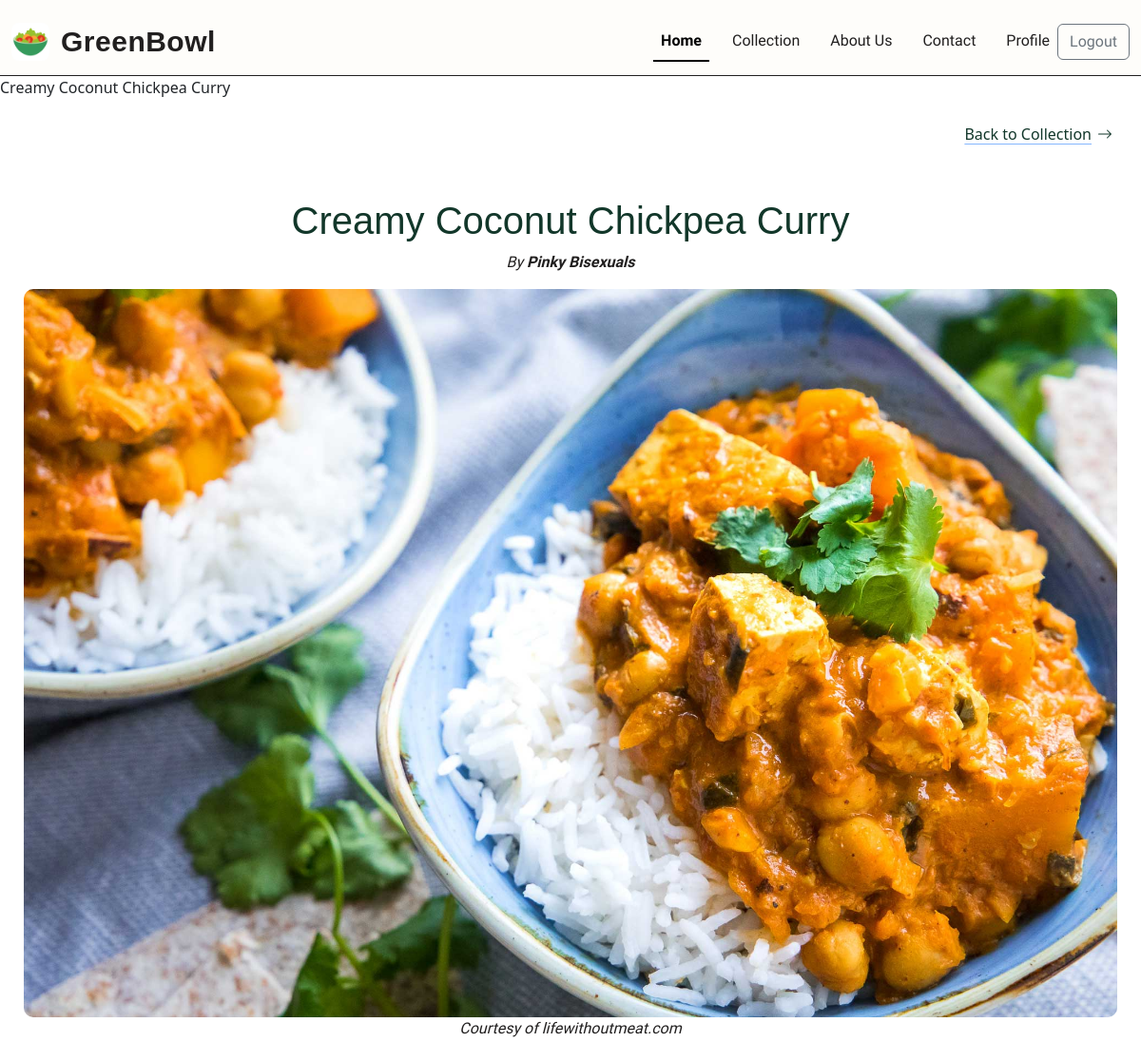
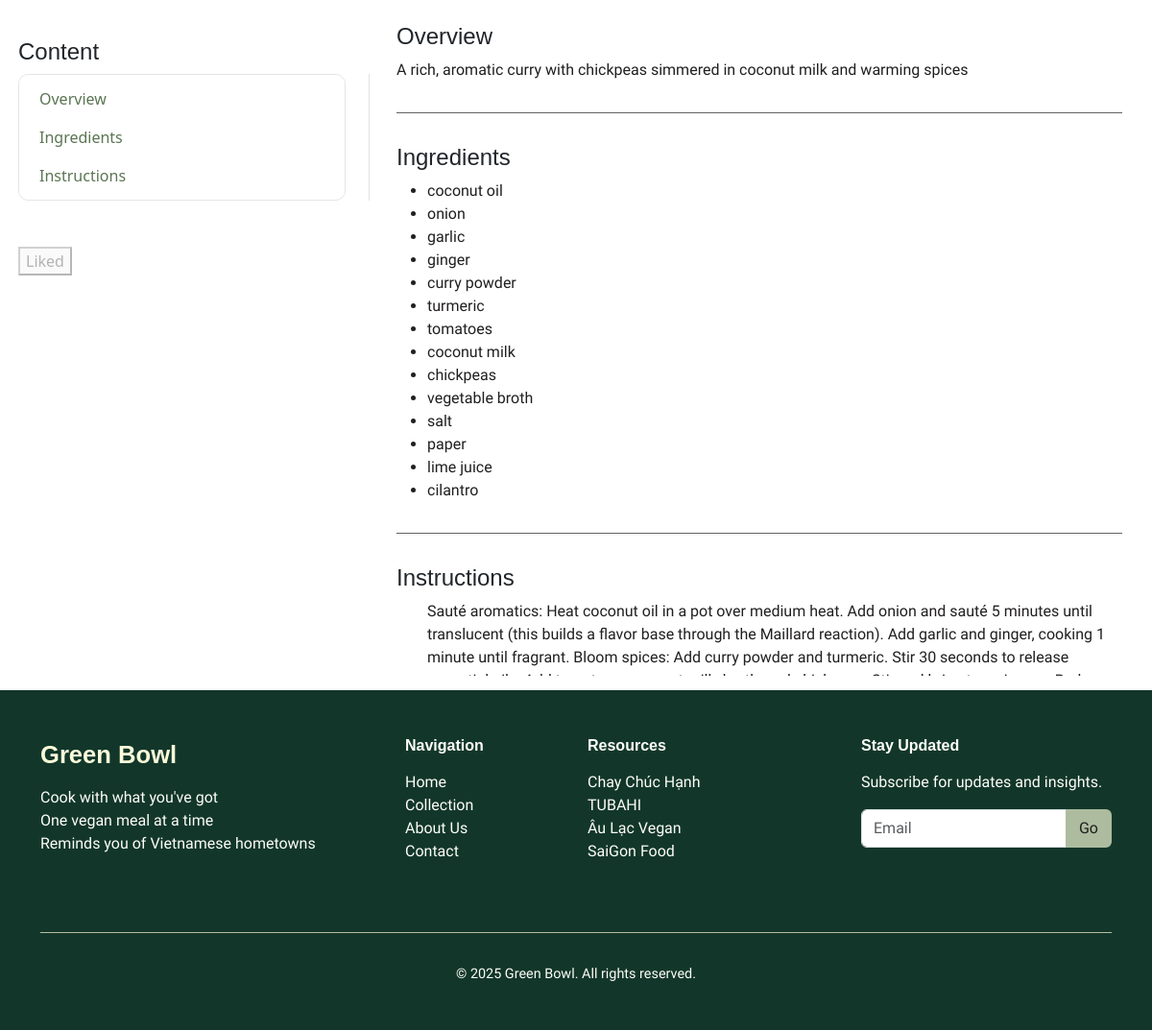
The page /recipe/1 (signed in) on the database its author committed (2 pictures, top to bottom).
### recipe/models.py (models this page shows, shortened)
class Recipe(models.Model):
    name = models.CharField()
    picture = models.ImageField(upload_to="products/")
    ingridents = models.ManyToManyField(Ingridient, related_name="food")
    description = models.CharField(default = "")
    instruction = models.TextField(default = "")

class Ingridient(models.Model):
    name = models.CharField()

### recipe/views.py (the view)
# urls.py: path("", include("recipe.urls"))
def recipe(request, id):
    cur_recipe = Recipe.objects.get(id=id)
    if request.method == "POST":
        user = request.user
        user.saved.add(cur_recipe)
        user.save()
    saved = cur_recipe in request.user.saved.all()
    return render(request, "recipe/recipe.html", {
        "recipe" : cur_recipe,
        "ingredients":cur_recipe.ingridents.all(),
        "saved" : saved
    })

### recipe/templates/recipe/recipe.html
{% extends 'recipe/layout.html' %}
{% block body %}
{% block title %}{{recipe.name}}{% endblock %}
<div class="recipe-post">
      <div class="recipe-nav">
        <a class="icon-link icon-link-hover" href="{% url 'collection' %}">
          Back to Collection
          <svg xmlns="http://www.w3.org/2000/svg" class="bi" viewBox="0 0 16 16" aria-hidden="true">
            <path d="M1 8a.5.5 0 0 1 .5-.5h11.793l-3.147-3.146a.5.5 0 0 1 .708-.708l4 4a.5.5 0 0 1 0 .708l-4 4a.5.5 0 0 1-.708-.708L13.293 8.5H1.5A.5.5 0 0 1 1 8z"/>
          </svg>
        </a>
      </div>
      <div class="container-fluid recipe-intro text-center">
        <h1 class="post-title">{{recipe.name}}</h1>
        <p><i>By <strong>Pinky Bisexuals</strong></i></p>
        <img class="post-img" src="{{recipe.picture.url}}" alt="Overview picture of the dish"
        width="100%">
        <p><i>Courtesy of lifewithoutmeat.com</i></p>
      </div>
      <div class="post-content">
        <div class="row">
          <div class="col-4 p-3">
            <h4>Content</h4>
            <nav id="navbar-example3" class="h-100 flex-column align-items-stretch pe-4 border-end">
              <nav class="nav nav-pills flex-column">
                <a class="nav-link" href="#overview">Overview</a>
                <a class="nav-link" href="#ingredients">Ingredients</a>
                <a class="nav-link" href="#instructions">Instructions</a>
              </nav>
            </nav>
            <div class="saved-recipe pt-5">
                {% if not saved %}
                <form action="{% url 'recipe' recipe.id %}" method="POST">
                    {% csrf_token %}
                    <button type="submit">Like this recipe</button>
                </form>
                {% else %}
                <button type="button" disabled>Liked</button>
                {% endif %}
            </div>
          </div>
          <div class="col-8">
            <div data-bs-spy="scroll" data-bs-target="#navbar-example3" data-bs-smooth-scroll="true" class="scrollspy-example-2" tabindex="0">
              <div id="overview">
                <h4>Overview</h4>
                <p>{{recipe.description}}</p>
              </div>
              <div class="section-divider"></div>
              <div id="ingredients">
                <h4>Ingredients</h4>
                <ul>
                  {% for i in ingredients %}
                  <li>{{i.name}}</li>
                  {% endfor %}
                </ul>
              </div>
              <div class="section-divider"></div>
              <div id="instructions">
                <h4>Instructions</h4>
                <ol>
                    {{recipe.instruction}}
                </ol>
              </div>
            </div>
          </div>
        </div>
      </div>
    </div>
{% endblock %}

### rows shown on the page
Recipe: name "Creamy Coconut Chickpea Curry", picture (picture), description "A rich, aromatic curry with chickpeas simmered in coconut milk and warming spices", instruction "Sauté aromatics: Heat coconut oil in a pot over medium heat. Add onion and sauté 5 minutes until translucent (this builds a flavor base through the Maillard reaction). Add garlic and ginger, cooking 1 minute until fragrant. Bloom spices: Add curry powder and turmeric. Stir 30 seconds to release…"
Ingridient: name "coconut oil"
Ingridient: name "onion"
Ingridient: name "garlic"
Ingridient: name "ginger"
Ingridient: name "curry powder"
Ingridient: name "turmeric"
Ingridient: name "tomatoes"
Ingridient: name "coconut milk"
Ingridient: name "chickpeas"
Ingridient: name "vegetable broth"
Ingridient: name "salt"
Ingridient: name "paper"
Ingridient: name "lime juice"
Ingridient: name "cilantro"
